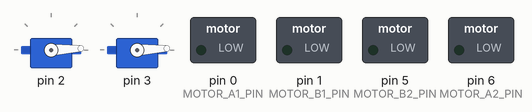
Simulated run of this sketch. Board: Arduino Uno, built with avr-gcc and run on an emulated ATmega328P. Parts: 2 × servo, switched loads named in the sketch (green lamp = pin HIGH).

Above: at 0.05 s.
At 1.6 s:
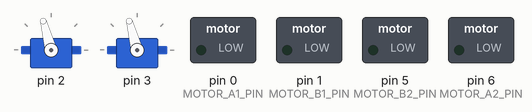
At 3.7 s:
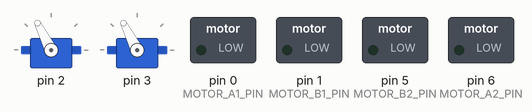
At 7.4 s:
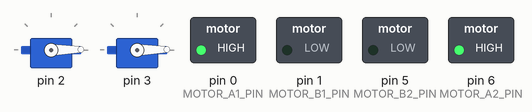
At 11.15 s:
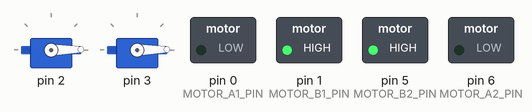
At 14.9 s:
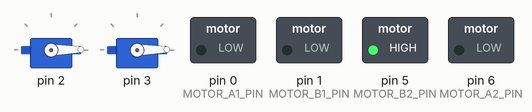
Timing chart, 0 to 17.8 s (numbered marks = the images above):
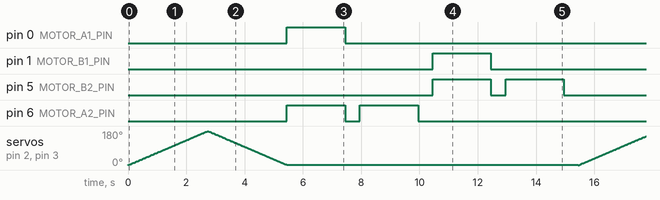

The sketch:

MotorsWith2Servos.ino
```cpp
#define MOTOR_A1_PIN           0       // A PHASE
#define MOTOR_A2_PIN           6       // A ENABLE
#define MOTOR_B1_PIN           1
#define MOTOR_B2_PIN           5
#define MOTOR_MAX_SPEED      255

#include <Servo.h>

Servo myservo[2];  // create servo objects to control a servo

int pos = 0;    // variable to store the servo position

void setup()
{
  Serial.end();
  pinMode(MOTOR_A1_PIN, OUTPUT);
  pinMode(MOTOR_A2_PIN, OUTPUT);
  pinMode(MOTOR_B1_PIN, OUTPUT);
  pinMode(MOTOR_B2_PIN, OUTPUT);
  stopMotors();

  myservo[0].attach(2);  // attaches the servo on pin 2 to the servo object (Servo Output 1 of Servo Shield)
  myservo[1].attach(3);  // attaches the servo on pin 3 to the servo object (Servo Output 2 of Servo Shield)
}


void loop()
{
  for(pos = 0; pos < 180; pos += 1)  // goes from 0 degrees to 180 degrees
  {                                  // in steps of 1 degree
    myservo[0].write(pos);           // sets the servo 1 position according to the scaled value
    myservo[1].write(pos);           // sets the servo 2 position according to the scaled value
    delay(15);                       // waits 15ms for the servo to reach the position
  }
  for(pos = 180; pos >= 1; pos -= 1) // goes from 180 degrees to 0 degrees
  {
    myservo[0].write(pos);           // sets the servo 1 position according to the scaled value
    myservo[1].write(pos);           // sets the servo 2 position according to the scaled value
    delay(15);                       // waits 15ms for the servo to reach the position
  }
  motorTestLowLevel( MOTOR_MAX_SPEED, 2000, 500, MOTOR_A2_PIN, MOTOR_A1_PIN);
  motorTestLowLevel(-MOTOR_MAX_SPEED, 2000, 500, MOTOR_A2_PIN, MOTOR_A1_PIN);
  motorTestLowLevel( MOTOR_MAX_SPEED, 2000, 500, MOTOR_B2_PIN, MOTOR_B1_PIN);
  motorTestLowLevel(-MOTOR_MAX_SPEED, 2000, 500, MOTOR_B2_PIN, MOTOR_B1_PIN);
}


void stopMotors() {
  digitalWrite(MOTOR_A1_PIN, LOW) ;
  analogWrite (MOTOR_A2_PIN, 0);
  digitalWrite(MOTOR_B1_PIN, LOW) ;
  analogWrite (MOTOR_B2_PIN, 0);
}

void motorTestLowLevel(int maxSpeed, int onTime, int intTime, int enablePin, int phasePin) {
  digitalWrite(enablePin, HIGH) ;
  analogWrite (phasePin, maxSpeed);
  delay(onTime);
  digitalWrite(enablePin, LOW) ;
  analogWrite (phasePin, 0);
  delay(intTime);

}
```

Measured:
- by itself, pin 0 (MOTOR_A1_PIN), pin 1 (MOTOR_B1_PIN): alternates HIGH for 2.0 s and LOW for 13.5 s
- by itself, pin 5 (MOTOR_B2_PIN): LOW → HIGH at 10.5 s, → LOW 2.0 s later, → HIGH 0.50 s later, → LOW 2.0 s later, … (8 changes in this stretch)
- by itself, pin 6 (MOTOR_A2_PIN): repeats every 15.5 s: LOW 0.50 s, HIGH 2.0 s, LOW 11.0 s, HIGH 2.0 s
